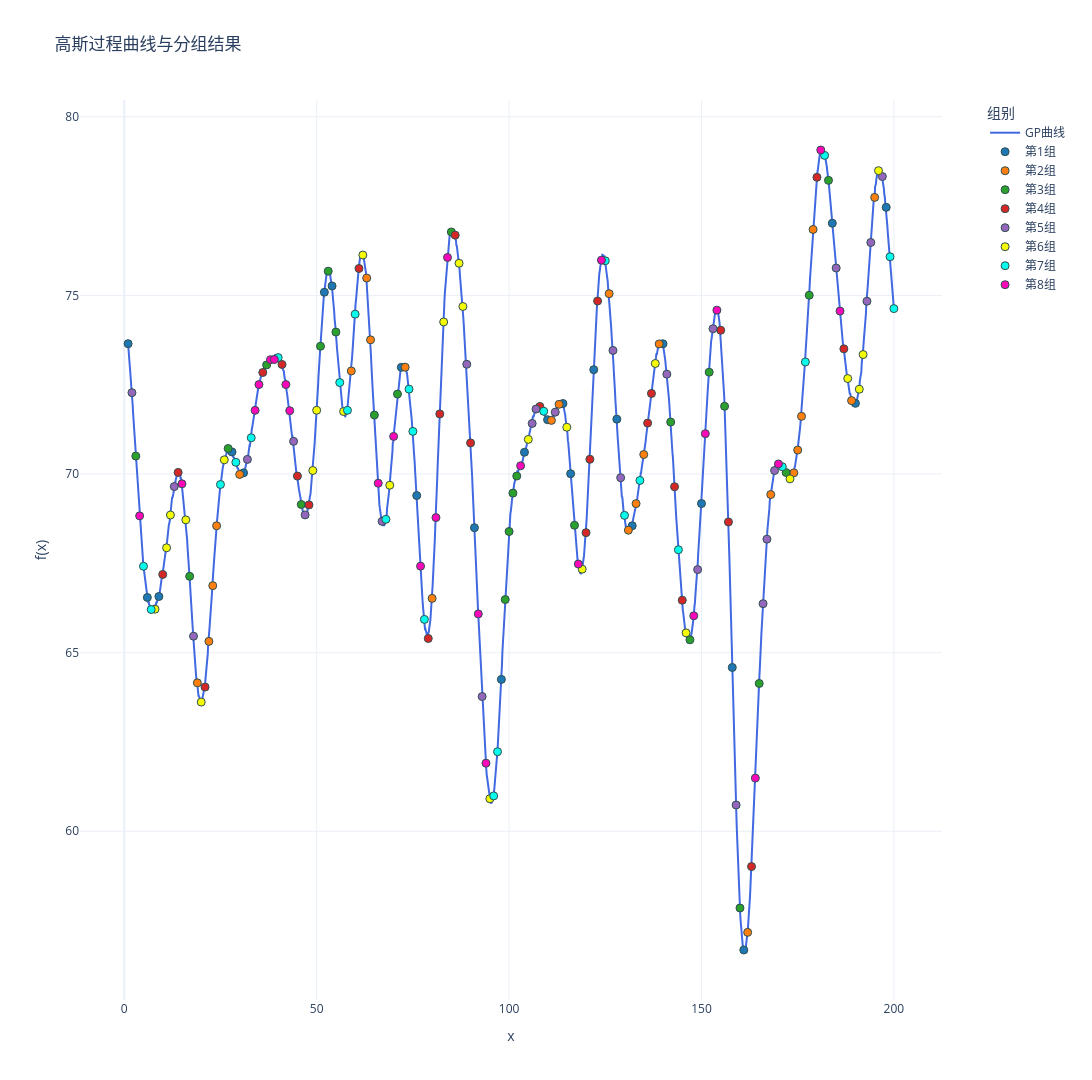

Notebook code for this chart:
### Code cell
import numpy as np
import plotly.graph_objects as go
from sklearn.gaussian_process import GaussianProcessRegressor
from sklearn.gaussian_process.kernels import RBF, ConstantKernel,WhiteKernel

import sys
import os
# 使用当前工作目录
project_root = os.path.dirname(os.getcwd())  # 获取当前目录的父目录
sys.path.insert(0, project_root)
from util.methods import assign_variances

seed = 15
# 定义核函数
kernel = ConstantKernel(25.0) * RBF(length_scale=4.0) + WhiteKernel(1e-3)
gp = GaussianProcessRegressor(kernel=kernel)

x_dense = np.linspace(1, 200, 2000).reshape(-1, 1)

y_dense = gp.sample_y(x_dense, n_samples=1, random_state=seed).flatten() + 70

# 提取整数点对应的y值
integer_points = np.arange(1, 201)
y_integers = y_dense[np.linspace(0, 1999, 200, dtype=int)]

# 计算整数点的协方差矩阵
cov_matrix = kernel(integer_points.reshape(-1,1))

# 计算相关性矩阵
std_dev = np.sqrt(np.diag(cov_matrix))  
corr_matrix = cov_matrix / np.outer(std_dev, std_dev)  

np.savetxt('Sigma1.txt', cov_matrix, 
           fmt='%.6f',
           header=f'高斯过程协方差矩阵(1-50整数点)\n核函数: {kernel}')

np.savetxt('correlation_matrix.txt', corr_matrix,
           fmt='%.6f',
           header=f'高斯过程相关性矩阵(1-50整数点)\n核函数: {kernel}')

np.savetxt('mu.txt', 
           y_integers,
           fmt='%.6f',
           header='真实均值')

# 创建蛇形分配的分组标签
sorted_indices = np.argsort(y_integers)  # 获取y值从小到大的索引
positions = np.arange(200)
round_num = positions // 8  # 每5个点改变一次方向
pos_in_round = positions % 8

# 蛇形分配逻辑：正向(0,1,2,3,4)和反向(4,3,2,1,0)交替
group_assignments = np.where(
    round_num % 2 == 0,
    pos_in_round,       # 正向分配：0,1,2,3,4,5,6,7
    7 - pos_in_round    # 反向分配：7,6,5,4,3,2,1,0
)

group_labels = np.zeros(200, dtype=int)
group_labels[sorted_indices] = group_assignments
group_names = [f"第{i+1}组" for i in range(8)]  # 组别名称

# 创建分组标签 (5组，蛇形分配)
group_labels = np.zeros(200, dtype=int)
for i in range(200):
    round_num = i // 8  # 每5个点一轮
    pos_in_round = i % 8
    
    if round_num % 2 == 0:  # 偶数轮：正向分配
        group = pos_in_round
    else:  # 奇数轮：反向分配
        group = 7 - pos_in_round
    
    group_labels[sorted_indices[i]] = group

group_names = [f"第{i+1}组" for i in range(8)]  # 组别名称

fig = go.Figure()

fig.add_trace(go.Scatter(
    x=x_dense.flatten(), 
    y=y_dense,
    mode='lines',
    name='GP曲线',
    line=dict(color='royalblue', width=2)
))

colors = ['#1f77b4', '#ff7f0e', '#2ca02c', '#d62728', '#9467bd', '#f5fa07', '#07faec', '#f808b9']  # 8种不同颜色
for group in range(8):
    mask = (group_labels == group)
    fig.add_trace(go.Scatter(
        x=integer_points[mask],
        y=y_integers[mask],
        mode='markers',
        name=group_names[group],
        marker=dict(
            color=colors[group],
            size=8,
            line=dict(width=1, color='DarkSlateGrey')
    )))

fig.update_layout(
    title='高斯过程曲线与分组结果',
    xaxis_title='x',
    yaxis_title='f(x)',
    template='plotly_white',
    height=1080,
    width=1920,
    legend=dict(
        title='组别',
        x=1.05,
        y=1,
        xanchor='left',
        yanchor='top',
        bgcolor='rgba(255,255,255,0.8)'
    ),
    margin=dict(r=150) 
)

fig.show()

### Figure 1 — Plotly figure (JSON) as saved in the notebook; plotly's stock layout.template omitted (floating-point values rounded to 4 significant figures; data arrays with more than 128 entries replaced by an {"elided": "..."} marker saying what was removed)
{"data": [{"line": {"color": "royalblue", "width": 2}, "mode": "lines", "name": "GP曲线", "type": "scatter", "x": {"elided": "2000 float values"}, "y": {"elided": "2000 float values"}}, {"marker": {"color": "#1f77b4", "line": {"color": "DarkSlateGrey", "width": 1}, "size": 8}, "mode": "markers", "name": "第1组", "type": "scatter", "x": [1, 6, 9, 28, 31, 52, 54, 72, 76, 91, 98, 104, 110, 114, 116, 122, 128, 132, 140, 150, 158, 161, 184, 190, 198], "y": [73.65, 66.54, 66.57, 70.62, 70.03, 75.09, 75.26, 72.99, 69.4, 68.5, 64.25, 70.61, 71.52, 71.97, 70.01, 72.92, 71.54, 68.55, 73.65, 69.17, 64.58, 56.68, 77.02, 71.98, 77.46]}, {"marker": {"color": "#ff7f0e", "line": {"color": "DarkSlateGrey", "width": 1}, "size": 8}, "mode": "markers", "name": "第2组", "type": "scatter", "x": [19, 22, 23, 24, 30, 59, 63, 64, 73, 80, 111, 113, 126, 131, 133, 135, 139, 162, 168, 174, 175, 176, 179, 189, 195], "y": [64.15, 65.32, 66.88, 68.55, 69.99, 72.89, 75.49, 73.76, 72.99, 66.52, 71.5, 71.95, 75.05, 68.43, 69.17, 70.55, 73.64, 57.17, 69.43, 70.03, 70.67, 71.61, 76.85, 72.05, 77.74]}, {"marker": {"color": "#2ca02c", "line": {"color": "DarkSlateGrey", "width": 1}, "size": 8}, "mode": "markers", "name": "第3组", "type": "scatter", "x": [3, 17, 27, 37, 46, 51, 53, 55, 65, 71, 85, 99, 100, 101, 102, 117, 142, 147, 152, 156, 160, 165, 172, 178, 183], "y": [70.5, 67.14, 70.71, 73.05, 69.15, 73.58, 75.68, 73.97, 71.65, 72.24, 76.78, 66.49, 68.39, 69.47, 69.94, 68.56, 71.45, 65.36, 72.85, 71.9, 57.85, 64.14, 70.04, 75.0, 78.22]}, {"marker": {"color": "#d62728", "line": {"color": "DarkSlateGrey", "width": 1}, "size": 8}, "mode": "markers", "name": "第4组", "type": "scatter", "x": [10, 14, 21, 36, 41, 45, 48, 61, 79, 82, 86, 90, 108, 120, 121, 123, 136, 137, 143, 145, 155, 157, 163, 180, 187], "y": [67.19, 70.05, 64.04, 72.84, 73.07, 69.94, 69.14, 75.75, 65.4, 71.68, 76.69, 70.87, 71.89, 68.36, 70.41, 74.84, 71.43, 72.26, 69.64, 66.47, 74.03, 68.66, 59.01, 78.31, 73.5]}, {"marker": {"color": "#9467bd", "line": {"color": "DarkSlateGrey", "width": 1}, "size": 8}, "mode": "markers", "name": "第5组", "type": "scatter", "x": [2, 13, 18, 32, 44, 47, 67, 89, 93, 106, 107, 112, 127, 129, 141, 149, 153, 159, 166, 167, 169, 185, 193, 194, 197], "y": [72.28, 69.65, 65.46, 70.41, 70.91, 68.86, 68.67, 73.07, 63.77, 71.42, 71.82, 71.73, 73.46, 69.9, 72.8, 67.32, 74.07, 60.74, 66.37, 68.18, 70.1, 75.77, 74.84, 76.48, 78.33]}, {"marker": {"color": "#f5fa07", "line": {"color": "DarkSlateGrey", "width": 1}, "size": 8}, "mode": "markers", "name": "第6组", "type": "scatter", "x": [8, 11, 12, 16, 20, 26, 49, 50, 57, 62, 69, 83, 87, 88, 95, 105, 115, 119, 138, 146, 173, 188, 191, 192, 196], "y": [66.22, 67.93, 68.85, 68.72, 63.62, 70.4, 70.1, 71.78, 71.75, 76.13, 69.69, 74.26, 75.9, 74.69, 60.91, 70.97, 71.31, 67.34, 73.09, 65.55, 69.86, 72.67, 72.37, 73.34, 78.49]}, {"marker": {"color": "#07faec", "line": {"color": "DarkSlateGrey", "width": 1}, "size": 8}, "mode": "markers", "name": "第7组", "type": "scatter", "x": [5, 7, 25, 29, 33, 40, 56, 58, 60, 68, 74, 75, 78, 96, 97, 109, 125, 130, 134, 144, 171, 177, 182, 199, 200], "y": [67.42, 66.21, 69.71, 70.33, 71.02, 73.26, 72.56, 71.78, 74.48, 68.73, 72.38, 71.19, 65.93, 60.99, 62.23, 71.76, 75.97, 68.84, 69.82, 67.88, 70.2, 73.14, 78.92, 76.08, 74.63]}, {"marker": {"color": "#f808b9", "line": {"color": "DarkSlateGrey", "width": 1}, "size": 8}, "mode": "markers", "name": "第8组", "type": "scatter", "x": [4, 15, 34, 35, 38, 39, 42, 43, 66, 70, 77, 81, 84, 92, 94, 103, 118, 124, 148, 151, 154, 164, 170, 181, 186], "y": [68.83, 69.73, 71.78, 72.5, 73.2, 73.21, 72.5, 71.77, 69.74, 71.05, 67.42, 68.78, 76.06, 66.08, 61.9, 70.23, 67.48, 75.99, 66.03, 71.13, 74.59, 61.49, 70.28, 79.07, 74.56]}], "layout": {"height": 1080, "legend": {"bgcolor": "rgba(255,255,255,0.8)", "title": {"text": "组别"}, "x": 1.05, "xanchor": "left", "y": 1, "yanchor": "top"}, "margin": {"r": 150}, "title": {"text": "高斯过程曲线与分组结果"}, "width": 1920, "xaxis": {"title": {"text": "x"}}, "yaxis": {"title": {"text": "f(x)"}}}}
